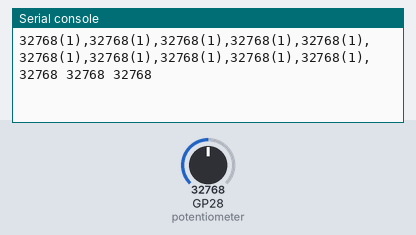
The program below on a simulated Raspberry Pi Pico running MicroPython. On the bench: the last lines printed to the serial console. The inputs (shaded band) are chosen by the test bench; at power-on: GP28 (potentiometer) = 32768 (analog values on the 0–65535 scale).

Above: at 1.2 s.
1.3 s: GP28 (potentiometer) set to 45874
At 1.9 s:
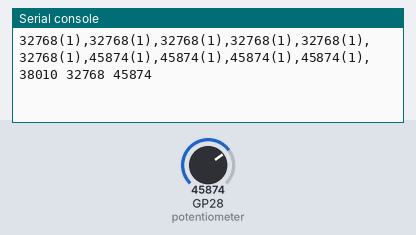
4.3 s: GP28 (potentiometer) set to 57670
At 4.9 s:
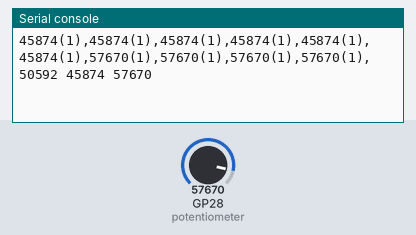
Timing chart, 0 to 7.3 s (numbered marks = the images above; inputs shaded):
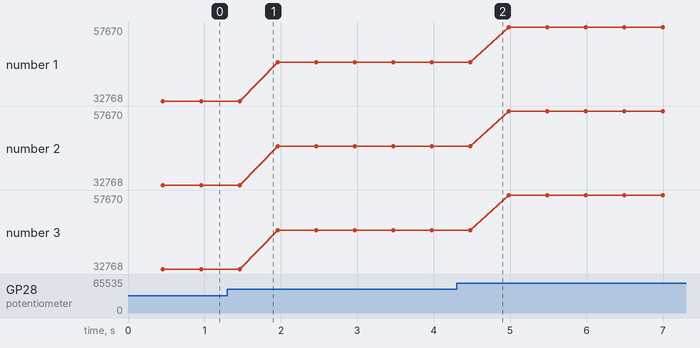

Measured:
- after the input at 1.3 s, the serial console: prints a new line after 0.16 s (image 1)
- after the input at 4.3 s, the serial console: prints a new line after 0.18 s (image 2)
- plotted number 1: 32768 → 45874 after the input at 1.3 s, 45874 → 57670 after the input at 4.3 s
- plotted number 2: 32768 → 45874 after the input at 1.3 s, 45874 → 57670 after the input at 4.3 s
- plotted number 3: 32768 → 45874 after the input at 1.3 s, 45874 → 57670 after the input at 4.3 s

The program:

turn_the_knob.py
```python
import machine
from machine import Pin
import utime

"""
    3.4.12 Turn the Knob (p. 93)

    Converted to use Arduino kit sound sensor.

    Read both analog signal and digital trigger
    from sound receiver module.

"""

potentiometer = machine.ADC(28)
trigger = Pin(5,Pin.IN,Pin.PULL_UP)
# led = machine.PWM(Pin(14))
# led.freq(1000)

n = [0.0]*10
i = 0

while True:
    t = trigger.value()
    if t:
        value=potentiometer.read_u16()
        print(value,end="(")
        print(t,end="),")

        n[i] = value
        i = i + 1
        if i >= len(n):
            i = 0
            a = int(round((sum(n)/len(n)),0))
            print(a,min(n),max(n))

        # led.duty_u16(value)
    utime.sleep_ms(50)
```
